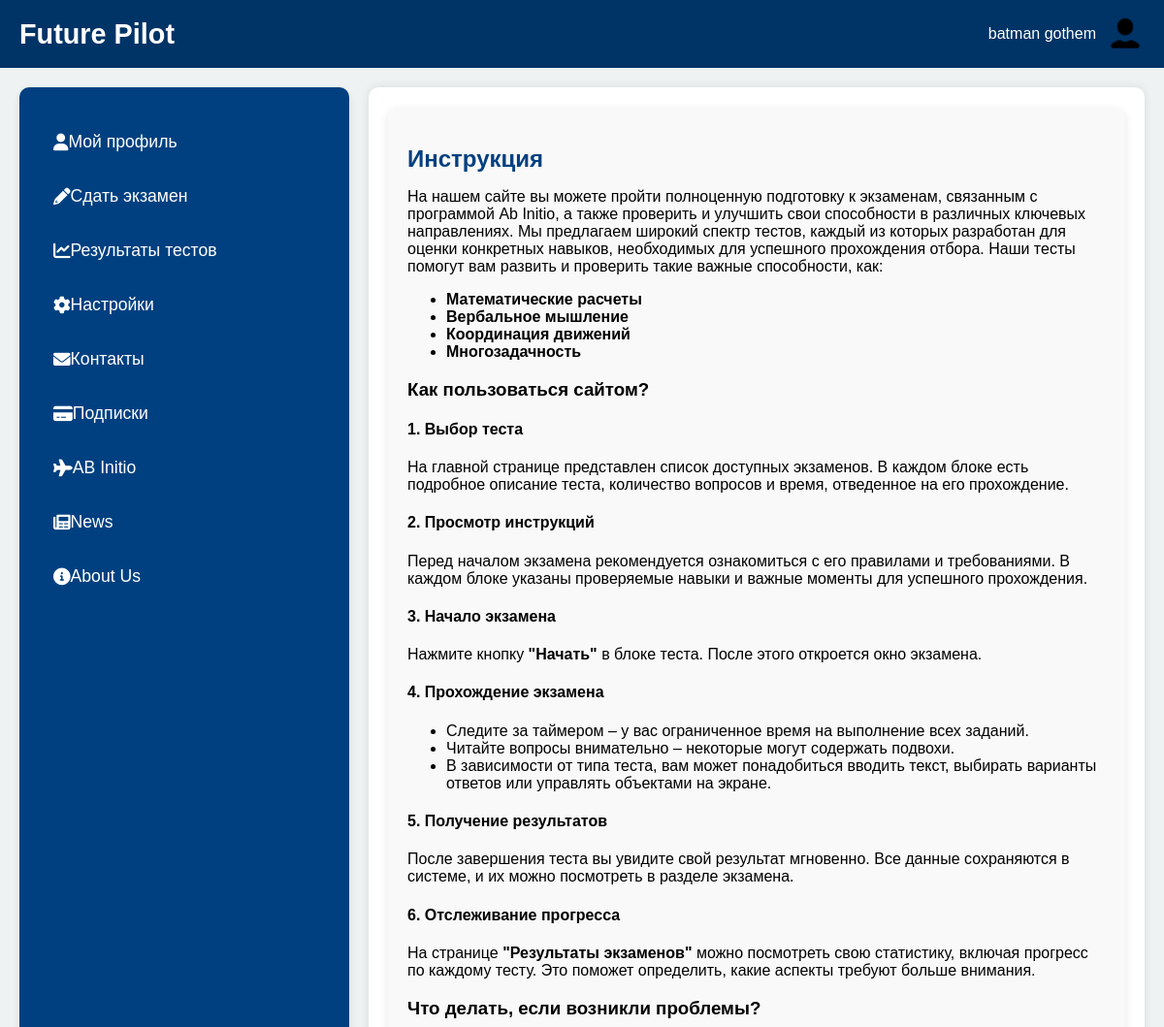
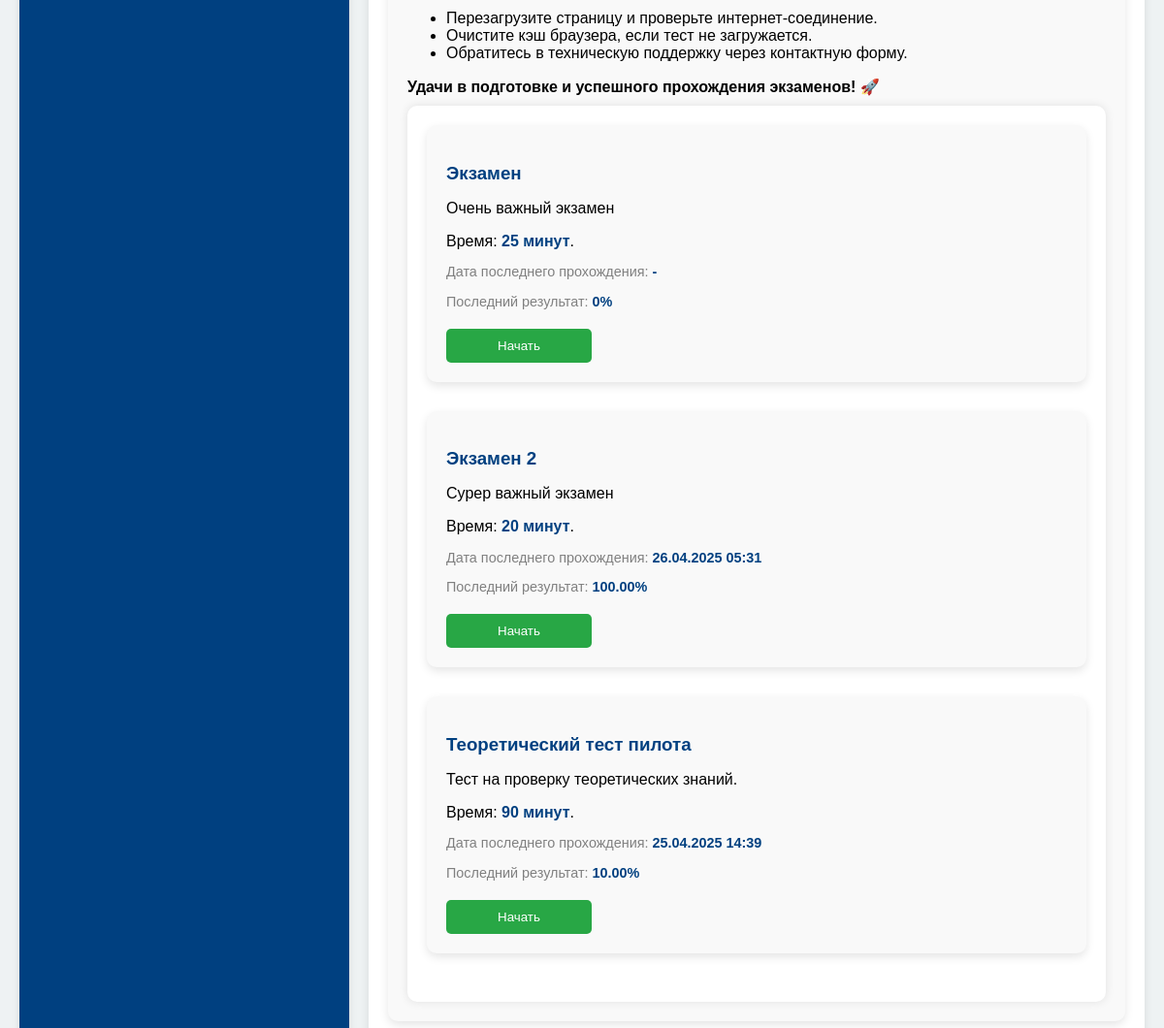
Page /tests/ (signed in) on the committed database (2 pictures, top to bottom).
### users/models.py (models this page shows, shortened)
class CustomUser(AbstractUser):
    objects = CustomUserManager()

### exams/models.py (models this page shows, shortened)
class Exam(models.Model):
    title = models.CharField(max_length=255)
    description = models.TextField()
    time_limit = models.IntegerField(help_text="Time limit in minutes")

class ExamResult(models.Model):
    user = models.ForeignKey(get_user_model(), on_delete=models.CASCADE)
    exam = models.ForeignKey(Exam, on_delete=models.CASCADE)
    score = models.DecimalField(max_digits=5, decimal_places=2)
    date_taken = models.DateTimeField(auto_now_add=True)

### exams/views.py (the view)
# urls.py: path('tests/', TestsListView.as_view(), name='tests'),
class TestsListView(ListView):
    model = Exam
    template_name = 'test_start.html'
    context_object_name = 'tests'
    def get_context_data(self, **kwargs):
        context = super().get_context_data(**kwargs)
        exams = Exam.objects.all()
        user = self.request.user
        exam_results = ExamResult.objects.filter(user=user, exam__in=exams)
        results_by_exam = {result.exam.id: result for result in exam_results}
        exams_with_results = []
        for exam in exams:
            result = results_by_exam.get(exam.id)
            exams_with_results.append({
                'exam': exam,
                'last_score': result.score if result else None,
                'last_date': localtime(result.date_taken).strftime('%d.%m.%Y %H:%M') if result else None
            })
        context['exams_with_results'] = exams_with_results
        return context

### templates/test_start.html (shortened to what this page needs)
{% extends "base.html" %}
        {% block 'main' %}
        <main class="main-content">
            <div class="instruction-section">
<div>
    <h2><strong>Инструкция</strong></h2>
    <p>На нашем сайте вы можете пройти полноценную подготовку к экзаменам, связанным с программой Ab Initio, а также проверить и улучшить свои способности в различных ключевых направлениях. Мы предлагаем широкий спектр тестов, каждый из которых разработан для оценки конкретных навыков, необходимых для успешного прохождения отбора. Наши тесты помогут вам развить и проверить такие важные способности, как:</p>
    <ul>
        <li><strong>Математические расчеты</strong></li>
        <li><strong>Вербальное мышление</strong></li>
        <li><strong>Координация движений</strong></li>
        <li><strong>Многозадачность</strong></li>
    </ul>
    <h3><strong>Как пользоваться сайтом?</strong></h3>
    <h4><strong>1. Выбор теста</strong></h4>
    <p>На главной странице представлен список доступных экзаменов. В каждом блоке есть подробное описание теста, количество вопросов и время, отведенное на его прохождение.</p>
    <h4><strong>2. Просмотр инструкций</strong></h4>
    <p>Перед началом экзамена рекомендуется ознакомиться с его правилами и требованиями. В каждом блоке указаны проверяемые навыки и важные моменты для успешного прохождения.</p>
    <h4><strong>3. Начало экзамена</strong></h4>
    <p>Нажмите кнопку <strong>"Начать"</strong> в блоке теста. После этого откроется окно экзамена.</p>
    <h4><strong>4. Прохождение экзамена</strong></h4>
    <ul>
        <li>Следите за таймером – у вас ограниченное время на выполнение всех заданий.</li>
        <li>Читайте вопросы внимательно – некоторые могут содержать подвохи.</li>
        <li>В зависимости от типа теста, вам может понадобиться вводить текст, выбирать варианты ответов или управлять объектами на экране.</li>
    </ul>
    <h4><strong>5. Получение результатов</strong></h4>
    <p>После завершения теста вы увидите свой результат мгновенно. Все данные сохраняются в системе, и их можно посмотреть в разделе экзамена.</p>
    <h4><strong>6. Отслеживание прогресса</strong></h4>
    <p>На странице <strong>"Результаты экзаменов"</strong> можно посмотреть свою статистику, включая прогресс по каждому тесту. Это поможет определить, какие аспекты требуют больше внимания.</p>
    <h3><strong>Что делать, если возникли проблемы?</strong></h3>
    <ul>
        <li>Перезагрузите страницу и проверьте интернет-соединение.</li>
        <li>Очистите кэш браузера, если тест не загружается.</li>
        <li>Обратитесь в техническую поддержку через контактную форму.</li>
    </ul>
    <p><strong>Удачи в подготовке и успешного прохождения экзаменов! 🚀</strong></p>
</div>
    <main class="main-content">
        {% for item in exams_with_results %}
            <div class="exam-section">
                <h3>{{ item.exam.title }}</h3>
                <p>{{ item.exam.description }}</p>
                <p>Время: <strong>{{ item.exam.time_limit }} минут</strong>.</p>
                <p class="exam-info">Дата последнего прохождения: <strong>{{ item.last_date|default:"-" }}</strong></p>
                <p class="exam-info">Последний результат: <strong>{{ item.last_score|default:"0" }}%</strong></p>
                <form action="{% url 'test_process' item.exam.id %}" method="GET">
                    <button class="start-btn" type="submit">Начать</button>
                </form>
            </div>
        {% endfor %}
    </main>
        {% endblock %}

### templates/base.html (shortened to what this page needs)
{% load static %}
<!DOCTYPE html>
<html lang="ru">
<head>
    <link rel="stylesheet" href="https://cdnjs.cloudflare.com/ajax/libs/font-awesome/6.0.0/css/all.min.css">
</head>
<body>
    <header class="top-bar">
        <div class="logo">Future Pilot</div>
        <div class="user-info">
            {% if user.is_authenticated %}
            <span class="user-name" id="profile-name" href="{% url 'profile' %}">{{ user.first_name }} {{ user.last_name }}</span>
            {% else %}
            <a class="user-name" id="profile-name" href="{% url 'register' %}">Зарегистрироваться</a>
            {% endif %}
            <img src="imgs/icon_user.png" alt="Фото профиля" class="user-photo">
        </div>
    </header>
    <div class="container">
        <aside class="sidebar">
            <nav>
                <ul>
                    <li><a href="{% url 'profile' %}"><i class="fas fa-user"></i> Мой профиль</a></li>
                    <li><a href="{% url 'tests' %}"><i class="fas fa-pencil-alt"></i> Сдать экзамен</a></li>
                    <li><a href="test_result.html"><i class="fas fa-chart-line"></i> Результаты тестов</a></li>
                    <li><a href="settings.html"><i class="fas fa-cog"></i> Настройки</a></li>
                    <li><a href="contacts.html"><i class="fas fa-envelope"></i> Контакты</a></li>
                    <li><a href="subscriptions.html"><i class="fas fa-credit-card"></i> Подписки</a></li>
                    <li><a href="ab_initio.html"><i class="fas fa-plane"></i> AB Initio</a></li>
                    <li><a href="news.html"><i class="fas fa-newspaper"></i> News</a></li>
                    <li><a href="about_us.html"><i class="fas fa-info-circle"></i> About Us</a></li>
                </ul>
            </nav>
        </aside>
        {% block 'main' %}
        {% endblock %}
    </div>
</body>
</html>

### templates/test_start.html (style rules this page uses)
body { margin: 0; font-family: Arial, sans-serif; background-color: #eef2f3; }
.top-bar { display: flex; justify-content: space-between; align-items: center; padding: 15px 20px; background-color: #003366; color: white; }
.logo { font-size: 1.8em; font-weight: bold; }
.user-info { display: flex; align-items: center; }
.user-name { margin-right: 10px; }
.user-photo { width: 40px; height: 40px; border-radius: 50%; }
.container { display: flex; flex-wrap: wrap; padding: 20px; }
.sidebar { flex: 0 0 300px; background-color: #004080; color: white; padding: 20px; border-radius: 10px; margin-right: 20px; box-shadow: 0 4px 8px rgba(0, 0, 0, 0.1); }
.sidebar nav ul { list-style: none; padding: 0; }
.sidebar nav ul li { margin: 15px 0; }
.sidebar nav ul li a { color: white; text-decoration: none; display: flex; align-items: center; font-size: 1.1em; padding: 10px 15px; border-radius: 5px; transition: background-color 0.3s ease; }
.main-content { flex: 1; background: white; border-radius: 10px; padding: 20px; box-shadow: 0 0 10px rgba(0, 0, 0, 0.1); }
.instruction-section, .exam-section { margin-bottom: 30px; padding: 20px; background-color: #f9f9f9; border-radius: 10px; box-shadow: 0 4px 10px rgba(0, 0, 0, 0.1); }
.instruction-section h2, .exam-section h3 { color: #004080; margin-bottom: 15px; }
.instruction-section p { margin-bottom: 10px; }
.exam-section strong { color: #004080; }
.exam-section .exam-info { font-size: 0.9em; color: gray; }
.start-btn { display: block; margin-top: 20px; background-color: #28a745; color: white; padding: 10px 20px; border: none; border-radius: 5px; cursor: pointer; text-align: center; width: 150px; }

### rows in the picture
CustomUser: first_name "batman", last_name "gothem"
Exam: exam "Экзамен", exam.description "Очень важный экзамен", exam.time_limit "25", last_date "-", last_score "0"
Exam: exam "Экзамен 2", exam.description "Сурер важный экзамен", exam.time_limit "20", last_date "26.04.2025 05:31", last_score "100.00"
Exam: exam "Теоретический тест пилота", exam.description "Тест на проверку теоретических знаний.", exam.time_limit "90", last_date "25.04.2025 14:39", last_score "10.00"
